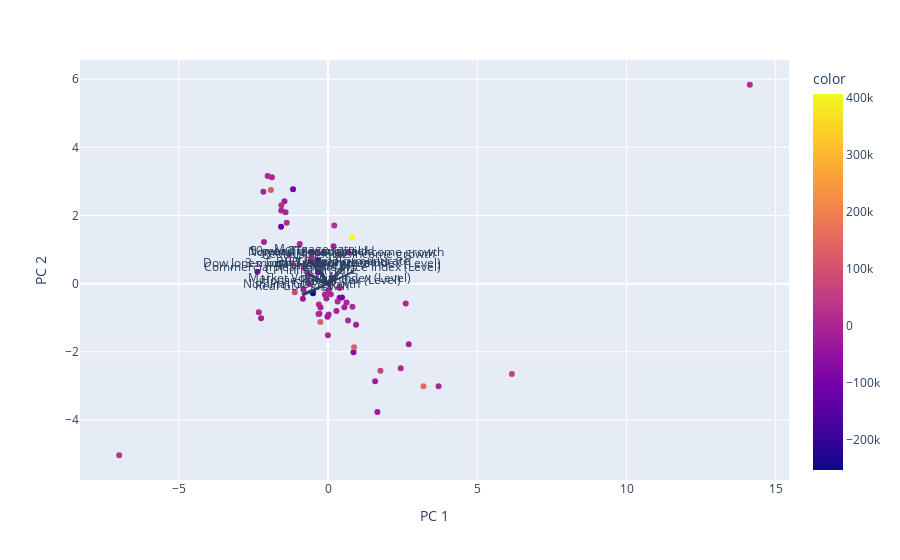

The notebook cell this image was saved under:
### Code cell
# Visualize Loadings
import plotly.express as px
from sklearn.decomposition import PCA
from sklearn import datasets
from sklearn.preprocessing import StandardScaler


###### input#####

X_input = X_sc
y_input = cf_ccar_sta['Gross Loan Losses']

pc_x = 1
pc_y = 2
######################




features = X_input.columns

components = pca.transform(X_input)

loadings = pca.components_.T * np.sqrt(pca.explained_variance_)

fig = px.scatter(components, x=pc_x -1 , y=pc_y-1, color=y_input ,  labels={
                     "{z}".format(z = pc_x -1): "PC {z}".format(z = pc_x ),
                     "{z}".format(z = pc_y -1): "PC {z}".format(z = pc_y )})

for i, feature in enumerate(features):
    fig.add_shape(
        type='line',
        x0=0, y0=0,
        x1=loadings[i, 0],
        y1=loadings[i, 1]
    )
    fig.add_annotation(
        x=loadings[i, 0],
        y=loadings[i, 1],
        ax=0, ay=0,
        xanchor="center",
        yanchor="bottom",
        text=feature,
    )
fig.show()

### Figure 1 — Plotly figure (JSON) as saved in the notebook; plotly's stock layout.template omitted (floating-point values rounded to 4 significant figures)
{"data": [{"hovertemplate": "PC 1=%{x}<br>PC 2=%{y}<br>color=%{marker.color}<extra></extra>", "legendgroup": "", "marker": {"color": [4998, 12885, 25456, 3377, -24094, 11518, -36154, -9807, -24477, -6107, -11529, 8907, -37076, 90683, -94704, -3474, -5644, 117048, -121847, -4687, 10013, 4052, -9762, 7269, 11438, 68906, -4235, 406565, -253627, 67710, 151680, 58095, 80331, 128864, -192996, -70936, -67428, -78401, -108295, -55777, -23093, -10413, -15689, -16121, 9159, -34122, -15965, -21809, 5933, -11759, -9432, -3056, -7675, 498, -3694, 2546, 4096, -1743, 7522, 2134, -11051, 27574, -4208, 2853, -4584, -3715, -1865, 6456, 4030, 9162, -10946, 3469, 127284, -97722, -14687, 9981, 38141, 10754], "coloraxis": "coloraxis", "symbol": "circle"}, "mode": "markers", "name": "", "orientation": "v", "showlegend": false, "type": "scatter", "x": [2.604, 2.435, 0.2084, 0.09054, 1.653, 0.8162, -0.01899, 0.9396, -1.46, -0.8236, 0.01845, -1.881, -0.8431, -1.201, -2.367, -0.7681, -2.147, -1.917, -1.574, -2.166, -0.6747, 0.6702, -0.499, -0.9491, 0.07204, 1.754, 3.704, 0.8061, -0.5053, 6.16, 3.199, 0.368, -1.116, -0.2583, -0.3218, 0.3879, 0.8536, -0.3399, -1.172, -0.2916, 1.577, -0.2539, -0.1403, 0.5454, -0.3215, 0.6768, -2.242, -0.1618, -2.023, -0.67, 0.1843, -0.6332, -0.1066, 0.391, 0.6182, -0.797, -0.2996, 0.1645, 0.3208, -0.3073, -0.0557, -1.564, -1.425, 0.02264, -0.6786, -1.306, -1.568, -1.385, -0.574, -0.5705, 0.2817, -0.00387, 0.873, 0.4683, 2.705, 14.13, -6.998, -2.321], "xaxis": "x", "y": [-0.5815, -2.484, 1.706, -0.3119, -3.765, -0.6764, -0.974, -1.209, 2.417, -0.1807, -0.9047, 3.124, -0.4418, 0.5907, 0.3486, 0.5178, 1.224, 2.749, 1.668, 2.7, 0.3279, -1.084, 0.9147, 1.163, -0.004077, -2.555, -3.014, 1.363, -0.2839, -2.652, -3.014, 0.8499, -0.2549, -1.125, 0.69, -0.4141, -2.011, 0.3268, 2.767, -0.8824, -2.861, -0.6994, 0.6032, -0.6892, -0.8933, 0.9214, -1.016, 0.9012, 3.161, 0.0369, 1.099, -0.007041, -0.316, -0.126, -0.5562, 0.4735, 0.5567, 0.1513, -0.5265, -0.6109, -0.4371, 2.302, 2.096, -0.1983, 0.2099, 0.8604, 2.145, 1.787, 0.6722, 0.7344, -0.8, -1.515, -1.868, -0.4047, -1.775, 5.837, -5.036, -0.8385], "yaxis": "y"}], "layout": {"annotations": [{"ax": 0, "ay": 0, "text": "Real GDP growth", "x": -0.8584, "xanchor": "center", "y": -0.3504, "yanchor": "bottom"}, {"ax": 0, "ay": 0, "text": "Nominal GDP growth", "x": -0.88, "xanchor": "center", "y": -0.3076, "yanchor": "bottom"}, {"ax": 0, "ay": 0, "text": "Real disposable income growth", "x": 0.6987, "xanchor": "center", "y": 0.5732, "yanchor": "bottom"}, {"ax": 0, "ay": 0, "text": "Nominal disposable income growth", "x": 0.5865, "xanchor": "center", "y": 0.6382, "yanchor": "bottom"}, {"ax": 0, "ay": 0, "text": "Unemployment rate", "x": 0.8593, "xanchor": "center", "y": 0.3585, "yanchor": "bottom"}, {"ax": 0, "ay": 0, "text": "CPI inflation rate", "x": -0.5707, "xanchor": "center", "y": 0.1138, "yanchor": "bottom"}, {"ax": 0, "ay": 0, "text": "3-month Treasury rate", "x": -0.6664, "xanchor": "center", "y": 0.3101, "yanchor": "bottom"}, {"ax": 0, "ay": 0, "text": "5-year Treasury yield", "x": -0.6238, "xanchor": "center", "y": 0.6789, "yanchor": "bottom"}, {"ax": 0, "ay": 0, "text": "10-year Treasury yield", "x": -0.5553, "xanchor": "center", "y": 0.6613, "yanchor": "bottom"}, {"ax": 0, "ay": 0, "text": "BBB corporate yield", "x": 0.1283, "xanchor": "center", "y": 0.3344, "yanchor": "bottom"}, {"ax": 0, "ay": 0, "text": "Mortgage rate", "x": -0.4543, "xanchor": "center", "y": 0.7345, "yanchor": "bottom"}, {"ax": 0, "ay": 0, "text": "Prime rate", "x": -0.6628, "xanchor": "center", "y": 0.2668, "yanchor": "bottom"}, {"ax": 0, "ay": 0, "text": "Dow Jones Total Stock Market Index (Level)", "x": -0.1867, "xanchor": "center", "y": 0.3152, "yanchor": "bottom"}, {"ax": 0, "ay": 0, "text": "House Price Index (Level)", "x": 0.1101, "xanchor": "center", "y": -0.1754, "yanchor": "bottom"}, {"ax": 0, "ay": 0, "text": "Commercial Real Estate Price Index (Level)", "x": -0.1971, "xanchor": "center", "y": 0.1912, "yanchor": "bottom"}, {"ax": 0, "ay": 0, "text": "Market Volatility Index (Level)", "x": 0.06413, "xanchor": "center", "y": -0.1337, "yanchor": "bottom"}], "coloraxis": {"colorbar": {"title": {"text": "color"}}, "colorscale": [[0, "#0d0887"], [0.1111, "#46039f"], [0.2222, "#7201a8"], [0.3333, "#9c179e"], [0.4444, "#bd3786"], [0.5556, "#d8576b"], [0.6667, "#ed7953"], [0.7778, "#fb9f3a"], [0.8889, "#fdca26"], [1, "#f0f921"]]}, "legend": {"tracegroupgap": 0}, "margin": {"t": 60}, "shapes": [{"type": "line", "x0": 0, "x1": -0.8584, "y0": 0, "y1": -0.3504}, {"type": "line", "x0": 0, "x1": -0.88, "y0": 0, "y1": -0.3076}, {"type": "line", "x0": 0, "x1": 0.6987, "y0": 0, "y1": 0.5732}, {"type": "line", "x0": 0, "x1": 0.5865, "y0": 0, "y1": 0.6382}, {"type": "line", "x0": 0, "x1": 0.8593, "y0": 0, "y1": 0.3585}, {"type": "line", "x0": 0, "x1": -0.5707, "y0": 0, "y1": 0.1138}, {"type": "line", "x0": 0, "x1": -0.6664, "y0": 0, "y1": 0.3101}, {"type": "line", "x0": 0, "x1": -0.6238, "y0": 0, "y1": 0.6789}, {"type": "line", "x0": 0, "x1": -0.5553, "y0": 0, "y1": 0.6613}, {"type": "line", "x0": 0, "x1": 0.1283, "y0": 0, "y1": 0.3344}, {"type": "line", "x0": 0, "x1": -0.4543, "y0": 0, "y1": 0.7345}, {"type": "line", "x0": 0, "x1": -0.6628, "y0": 0, "y1": 0.2668}, {"type": "line", "x0": 0, "x1": -0.1867, "y0": 0, "y1": 0.3152}, {"type": "line", "x0": 0, "x1": 0.1101, "y0": 0, "y1": -0.1754}, {"type": "line", "x0": 0, "x1": -0.1971, "y0": 0, "y1": 0.1912}, {"type": "line", "x0": 0, "x1": 0.06413, "y0": 0, "y1": -0.1337}], "xaxis": {"anchor": "y", "domain": [0, 1], "title": {"text": "PC 1"}}, "yaxis": {"anchor": "x", "domain": [0, 1], "title": {"text": "PC 2"}}}}
